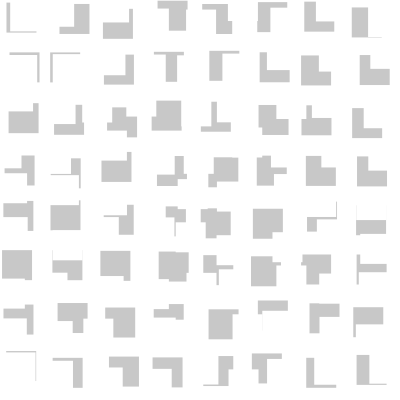
Frame 1 (no input)
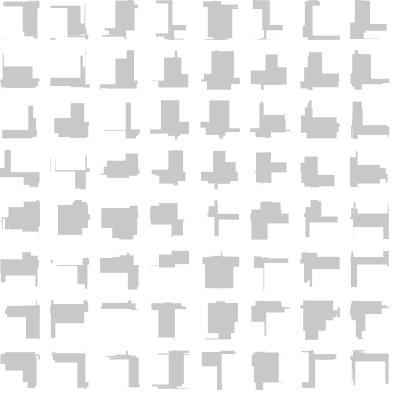
Frame 60 (the mouse pressed at the canvas centre just before this capture)
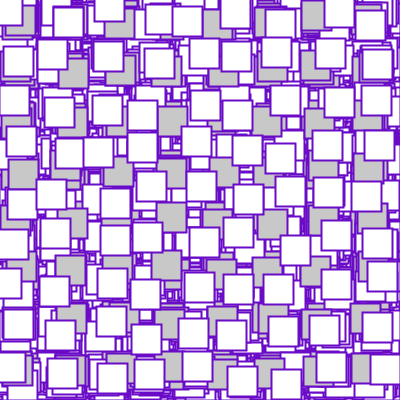
Frame 120 (the mouse held since frame 60 and released just before this capture)

The Processing sketch that drew these frames (run headless with seeded random() and noise(); from frame 60 on, the mouse is pressed at the canvas centre):

// Processing sketch: processing_161497
// ── processing_161497.pde

//par Fanny C
//modified by Emilie R
 
float l = 30;
float h = 30;

 
void setup(){
  size(400,400);
  background(255);
  noFill();  //pas de remplissage
  smooth();  //lissage
  noStroke();
  frameRate(10);

   
}
 
void draw(){
   
    for(int i = 0; i<width; i+= 50) {  
      for (int j = 0; j<height; j += 50){
       
      fill(200);
      rect(i + random(10),j + random(10),l,h);
   }
 }  
     
    for(int i = 1; i<width; i+= 45) {  
    for (int j = 1; j<height; j += 45){
       
    fill(255);
    rect(i + random(-10,10),j + random(-10,10),l,h);
    }
    
}
}

void mousePressed(){
  strokeWeight(2);
  fill(255);
  for (float i=30; i<height; i+=50) {
    for (float j=30; j<height; j+=50) {
      stroke(random(200), random(200), mouseX);

    }

  }
}
